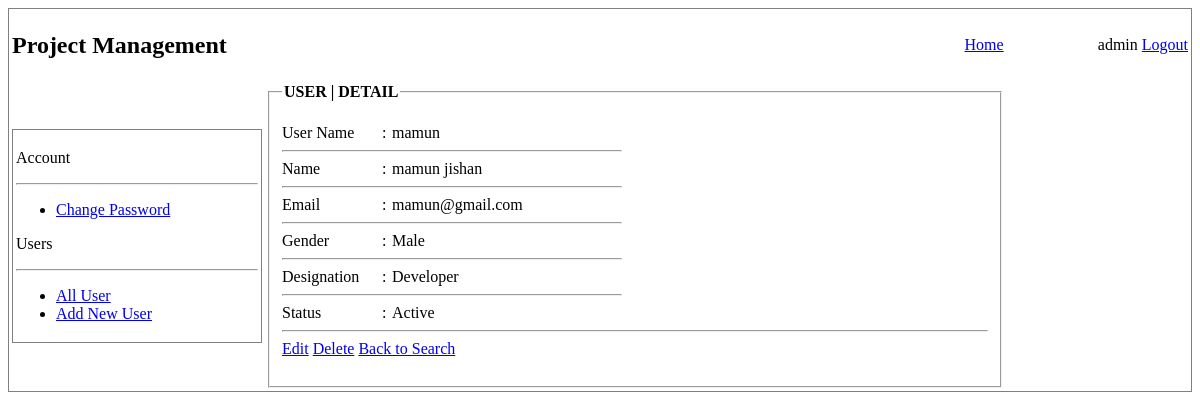
Page /App/admin/userDetails.php?id=18 (signed in) on the committed database.
### tables this page shows
CREATE TABLE IF NOT EXISTS `user_info` (
  `Id` int(150) NOT NULL,
  `Name` varchar(250) NOT NULL,
  `UserEmail` varchar(200) NOT NULL,
  `UserName` varchar(150) NOT NULL,
  `Password` varchar(32) NOT NULL,
  `userType` varchar(20) NOT NULL,
  `DoB` date NOT NULL,
  `Designation` varchar(150) NOT NULL,
  `Status` varchar(150) NOT NULL,
  `Gender` varchar(150) NOT NULL,
  `permission` int(1) NOT NULL
);

### Services/db_connector.php (called while the page is built, shortened)
<?php
    $host='localhost';
    $user_name='root';
    $pass='';
    $dbname="projectmanagement";
    $port=3306;
function executeSQL($sql){
    global $host, $user_name, $pass, $dbname, $port;
    $link=mysqli_connect($host, $user_name, $pass, $dbname, $port);
    $result = mysqli_query($link, $sql);
    return $result;
}
?>

### Services/db_services.php (called while the page is built, shortened)
<?php
include("db_connector.php");
function getAllUser($id = ''){
    $sql = "SELECT * FROM `user_info` WHERE Id = ".$id;
    $result = executeSQL($sql);
    $row = mysqli_fetch_assoc($result);
    return $row;
}

### App/admin/userDetails.php (the view, shortened to what this page needs)
<?php
include_once '../../Services/db_services.php';
$id = $_GET['id'];
$project = getAllUser($id);
?>
<!DOCTYPE html>
<html lang="en">
<head>
    <link rel="stylesheet" type="text/css" href="../../asset/jquery-ui.css">
    <link rel="stylesheet" type="text/css" href="https://cdn.datatables.net/1.10.16/css/jquery.dataTables.min.css">
</head>
<body>
<table width="100%" frame="box">
    <tr>
        <?php
        include "template/top-bar.php";
        ?>
    </tr>
    <tr>
        <?php
        include "template/left-sidebar.php";
        ?>
        <td>
            <fieldset>
                <legend><b>USER | DETAIL</b></legend>
                <br/>
                <table cellpadding="0" cellspacing="0">
                    <tr>
                        <td>User Name</td>
                        <td>:</td>
                        <td><?php echo $project['UserName']?></td>
                    </tr>
                    <tr><td colspan="3"><hr /></td></tr>
                    <tr>
                        <td>Name</td>
                        <td>:</td>
                        <td><?php echo $project['Name']?></td>
                        <td width="30%" rowspan="7" align="center">
                        </td>
                    </tr>
                    <tr><td colspan="3"><hr /></td></tr>
                    <tr>
                        <td>Email</td>
                        <td>:</td>
                        <td><?php echo $project['UserEmail']?></td>
                    </tr>
                    <tr><td colspan="3"><hr/></td></tr>
                    <tr>
                        <td>Gender</td>
                        <td>:</td>
                        <td><?php echo $project['Gender']?></td>
                    </tr>
                    <tr><td colspan="3"><hr/></td></tr>
                    <tr>
                        <td>Designation</td>
                        <td>:</td>
                        <td><?php echo $project['Designation']?></td>
                    </tr>
                    <tr><td colspan="3"><hr /></td></tr>
                    <tr>
                        <td>Status</td>
                        <td>:</td>
                        <td><?php echo $project['Status']?></td>
                    </tr>
                </table>
                <hr/>
                <a href="editUser.php?id=<?php echo $id?>">Edit</a>
                <a href="userDelete.php?id=<?php echo $id ?>" onclick="return confirm('Are you sure you want to delete this project?');">Delete</a>
                <a href="all-user.php">Back to Search</a>
                <br/><br/>
            </fieldset>
        </td>
    </tr>
</table>
</body>
</html>

### rows in the picture
user_info: UserName "mamun", Name "mamun jishan", UserEmail "mamun@gmail.com", Gender "Male", Designation "Developer", Status "Active"

### other values in the picture
$user "admin"
